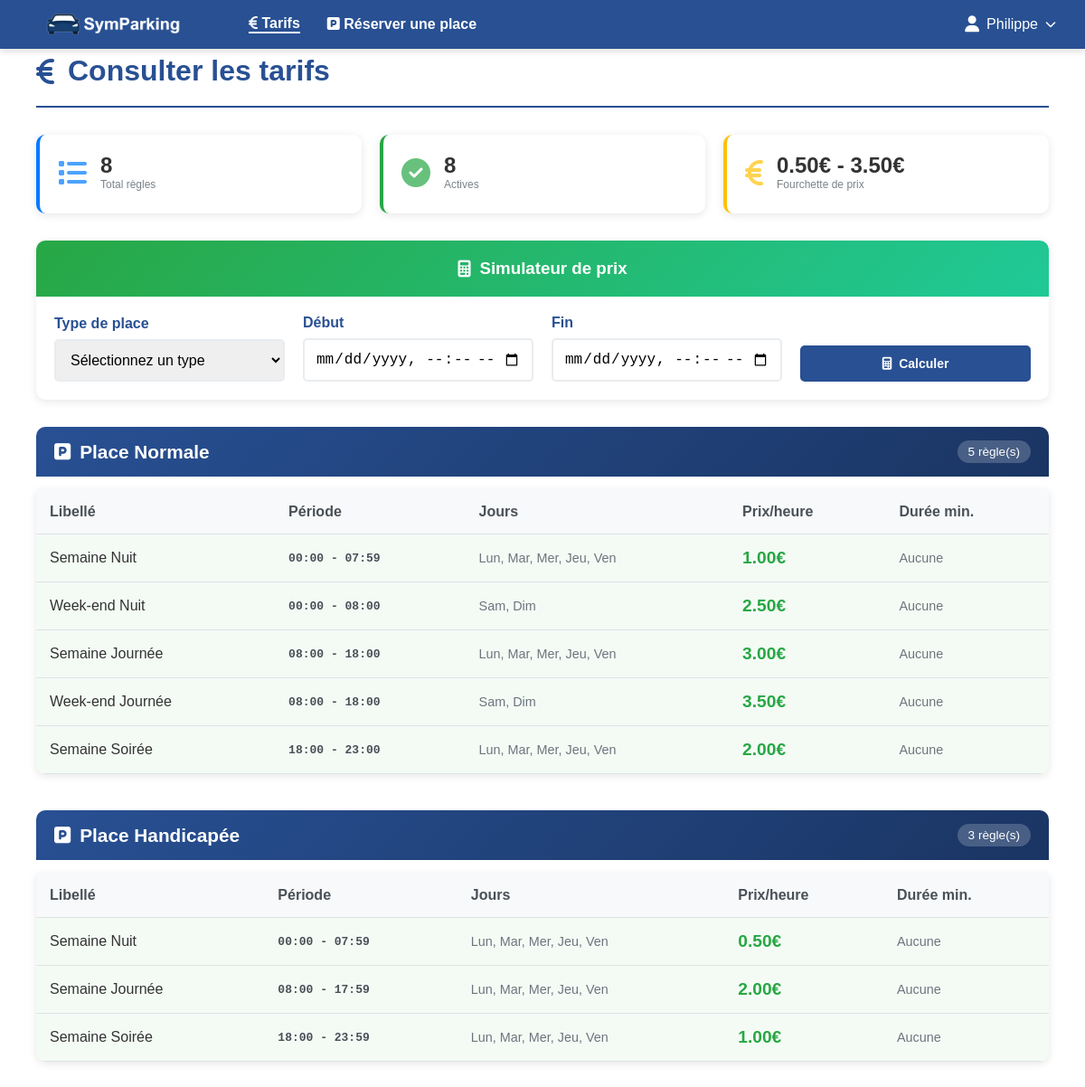
Page /index.php?component=pricing (signed in) on the committed database.
### tables this page shows
CREATE TABLE IF NOT EXISTS `pricing` (
  `id` int NOT NULL AUTO_INCREMENT,
  `label` varchar(100) DEFAULT NULL,
  `spot_type` int DEFAULT NULL,
  `start_hour` time DEFAULT NULL,
  `end_hour` time DEFAULT NULL,
  `days` set('mon','tue','wed','thu','fri','sat','sun') DEFAULT NULL,
  `price_per_hour` decimal(6,2) DEFAULT NULL,
  `min_duration_minutes` int DEFAULT '0',
  `active` tinyint(1) DEFAULT '1',
  PRIMARY KEY (`id`)
);

### Includes/functions.php (called while the page is built, shortened)
<?php
if (!function_exists('isAdmin')) {
    function isAdmin(): bool {
        return isset($_SESSION['auth']) && $_SESSION['auth'] && ($_SESSION['role'] ?? 1) === 2;
    }
}

### Model/pricing.php (called while the page is built, shortened)
<?php
function getAllPricingRules(PDO $pdo, bool $activeOnly = false): array {
    $whereClause = $activeOnly ? ' WHERE active = 1' : '';
    $query = "SELECT pr.*,
                CASE pr.spot_type
                    WHEN 1 THEN 'Normale'
                    WHEN 2 THEN 'Handicapée'
                    WHEN 3 THEN 'Réservée'
                    ELSE 'Inconnue'
                END as spot_type_name
              FROM pricing pr" . $whereClause . "
              ORDER BY pr.spot_type ASC, pr.start_hour ASC";
    $res = $pdo->query($query);
    return $res->fetchAll(PDO::FETCH_ASSOC);
}
function getSpotTypesForPricing(): array {
    return [
        1 => 'Place Normale',
        2 => 'Place Handicapée',
        3 => 'Place Réservée'
    ];
}
function getDaysOfWeek(): array {
    return [
        'mon' => 'Lundi',
        'tue' => 'Mardi',
        'wed' => 'Mercredi',
        'thu' => 'Jeudi',
        'fri' => 'Vendredi',
        'sat' => 'Samedi',
        'sun' => 'Dimanche'
    ];
}
function getPricingStats(PDO $pdo): array {
    $stats = [];
    $query = "SELECT COUNT(*) as total FROM pricing";
    $res = $pdo->query($query);
    $stats['total'] = $res->fetch(PDO::FETCH_ASSOC)['total'];
    $query = "SELECT COUNT(*) as active FROM pricing WHERE active = 1";
    $res = $pdo->query($query);
    $stats['active'] = $res->fetch(PDO::FETCH_ASSOC)['active'];
    $stats['inactive'] = $stats['total'] - $stats['active'];
    $query = "SELECT MIN(price_per_hour) as min_price, MAX(price_per_hour) as max_price FROM pricing WHERE active = 1";
    $res = $pdo->query($query);
    $priceRange = $res->fetch(PDO::FETCH_ASSOC);
    $stats['min_price'] = $priceRange['min_price'] ?? 0;
    $stats['max_price'] = $priceRange['max_price'] ?? 0;
    return $stats;
}

### View/pricing.php (the view, shortened to what this page needs)
<div class="pricing-container">
    <div class="pricing-header">
        <h1>
            <i class="fas fa-euro-sign"></i>
            <?= isAdmin() ? 'Gestion des tarifs' : 'Consulter les tarifs' ?>
        </h1>
    </div>
    <div class="stats-container">
        <div class="stat-card total">
            <div class="stat-icon">
                <i class="fas fa-list"></i>
            </div>
            <div class="stat-info">
                <div class="stat-number"><?= $stats['total'] ?></div>
                <div class="stat-label">Total règles</div>
            </div>
        </div>
        <div class="stat-card active">
            <div class="stat-icon">
                <i class="fas fa-check-circle"></i>
            </div>
            <div class="stat-info">
                <div class="stat-number"><?= $stats['active'] ?></div>
                <div class="stat-label">Actives</div>
            </div>
        </div>
        <div class="stat-card price-range">
            <div class="stat-icon">
                <i class="fas fa-euro-sign"></i>
            </div>
            <div class="stat-info">
                <div class="stat-number"><?= number_format($stats['min_price'], 2) ?>€ - <?= number_format($stats['max_price'], 2) ?>€</div>
                <div class="stat-label">Fourchette de prix</div>
            </div>
        </div>
    </div>
    <?php if (!isAdmin()): ?>
        <div class="price-calculator">
            <div class="calculator-card">
                <div class="calculator-header">
                    <h3>
                        <i class="fas fa-calculator"></i>
                        Simulateur de prix
                    </h3>
                </div>
                <div class="calculator-body">
                    <div class="calculator-form">
                        <div class="form-row">
                            <div class="form-group">
                                <label for="calc_spot_type">Type de place</label>
                                <select id="calc_spot_type" class="form-control">
                                    <option value="">Sélectionnez un type</option>
                                </select>
                            </div>
                            <div class="form-group">
                                <label for="calc_start_time">Début</label>
                                <input type="datetime-local" id="calc_start_time" class="form-control"
                                       min="<?= date('Y-m-d\TH:i', strtotime('+1 hour')) ?>">
                            </div>
                            <div class="form-group">
                                <label for="calc_end_time">Fin</label>
                                <input type="datetime-local" id="calc_end_time" class="form-control">
                            </div>
                            <div class="form-group">
                                <button type="button" onclick="calculatePrice()" class="btn btn-primary">
                                    <i class="fas fa-calculator"></i>
                                    Calculer
                                </button>
                            </div>
                        </div>
                    </div>
                </div>
            </div>
        </div>
    <?php endif; ?>
    <?php
    $rulesByType = [];
    foreach ($rules as $rule) {
        $rulesByType[$rule['spot_type']][] = $rule;
    }
    ?>
    <?php foreach ($spotTypes as $typeId => $typeName): ?>
        <?php if (isset($rulesByType[$typeId])): ?>
            <div class="spot-type-section">
                <div class="section-header">
                    <h2>
                        <i class="fas fa-parking"></i>
                        <?= htmlspecialchars($typeName) ?>
                    </h2>
                    <span class="rules-count"><?= count($rulesByType[$typeId]) ?> règle(s)</span>
                </div>
                <div class="rules-table-container">
                    <table class="rules-table">
                        <thead>
                        <tr>
                            <th>Libellé</th>
                            <th>Période</th>
                            <th>Jours</th>
                            <th>Prix/heure</th>
                            <th>Durée min.</th>
                        </tr>
                        </thead>
                        <tbody>
                        <?php foreach ($rulesByType[$typeId] as $rule): ?>
                            <tr class="<?= $rule['active'] ? 'active-rule' : 'inactive-rule' ?>">
                                <td>
                                    <div class="rule-label">
                                        <?= htmlspecialchars($rule['label']) ?>
                                    </div>
                                </td>
                                <td>
                                    <div class="time-period">
                                        <?= date('H:i', strtotime($rule['start_hour'])) ?>
                                        -
                                        <?= date('H:i', strtotime($rule['end_hour'])) ?>
                                    </div>
                                </td>
                                <td>
                                    <div class="days-list">
                                        <?php
                                        $ruleDays = explode(',', $rule['days']);
                                        $dayNames = [];
                                        foreach ($ruleDays as $day) {
                                            if (isset($daysOfWeek[$day])) {
                                                $dayNames[] = substr($daysOfWeek[$day], 0, 3);
                                            }
                                        }
                                        echo implode(', ', $dayNames);
                                        ?>
                                    </div>
                                </td>
                                <td>
                                    <div class="price-value">
                                        <?= number_format((float)$rule['price_per_hour'], 2) ?>€
                                    </div>
                                </td>
                                <td>
                                    <div class="min-duration">
                                        <?= $rule['min_duration_minutes'] > 0 ? $rule['min_duration_minutes'] . ' min' : 'Aucune' ?>
                                    </div>
                                </td>
                            </tr>
                        <?php endforeach; ?>
                        </tbody>
                    </table>
                </div>
            </div>
        <?php endif; ?>
    <?php endforeach; ?>
</div>

### assets/CSS/style.css (style rules this page uses)
body { margin: 0; padding: 0; background-color: #fff; font-family: Arial, sans-serif; min-height: 100vh; }
.btn { display: inline-flex; align-items: center; justify-content: center; gap: 8px; padding: 10px 20px; border: none; border-radius: 5px; text-decoration: none; font-weight: bold; cursor: pointer; transition: all 0.3s ease; font-size: 14px; line-height: 1; box-sizing: border-box; height: 40px; font-family: Arial, sans-serif; }
.btn-primary { background-color: #285093; color: white; }
.input-field, .form-input, .form-control, .form-control-quick { padding: 12px; border: 2px solid #e9ecef; border-radius: 5px; font-size: 16px; box-sizing: border-box; transition: all 0.3s ease; }
.form-input, .form-control, .form-control-quick { width: 100%; border: 2px solid #e9ecef; }
.form-group, .form-group-quick { display: flex; flex-direction: column; gap: 8px; }
.form-group label, .form-group-quick label { font-weight: bold; color: #285093; display: flex; align-items: center; gap: 8px; }
.form-row { display: grid; grid-template-columns: repeat(auto-fit, minmax(200px, 1fr)); gap: 20px; align-items: end; }
.users-container, .pricing-container { max-width: 1200px; margin: 0 auto; padding: 20px; }
.pricing-container { max-width: 1400px; }
.users-header, .pricing-header, .user-form-header { display: flex; justify-content: space-between; align-items: center; margin-bottom: 30px; padding-bottom: 20px; border-bottom: 2px solid #285093; }
.users-header h1, .pricing-header h1, .user-form-header h1 { color: #285093; margin: 0; font-size: 2rem; display: flex; align-items: center; gap: 15px; }
.users-table-container, .rules-table-container { background: white; border-radius: 10px; box-shadow: 0 4px 6px rgba(0, 0, 0, 0.1); overflow: hidden; margin-bottom: 30px; }
.rules-table-container { border-radius: 0 0 10px 10px; box-shadow: 0 2px 10px rgba(0, 0, 0, 0.1); }
.users-table, .rules-table { width: 100%; border-collapse: collapse; }
.users-table thead, .rules-table thead { background-color: #285093; color: white; }
.rules-table th { background: #f8f9fa; color: #495057; border-bottom: 2px solid #dee2e6; }
.users-table th, .users-table td, .rules-table th, .rules-table td { padding: 15px; text-align: left; border-bottom: 1px solid #dee2e6; vertical-align: middle; }
.stats-container { display: grid; grid-template-columns: repeat(auto-fit, minmax(200px, 1fr)); gap: 20px; margin-bottom: 30px; }
.stat-card { background: white; padding: 20px; border-radius: 10px; box-shadow: 0 2px 10px rgba(0, 0, 0, 0.1); display: flex; align-items: center; gap: 15px; border-left: 4px solid; }
.stat-card.total { border-left-color: #007bff; }
.stat-card.active { border-left-color: #28a745; }
.stat-card.price-range { border-left-color: #ffc107; }
.stat-icon { font-size: 2rem; opacity: 0.7; }
.stat-card.total .stat-icon { color: #007bff; }
.stat-card.active .stat-icon { color: #28a745; }
.stat-card.price-range .stat-icon { color: #ffc107; }
.stat-number { font-size: 1.5rem; font-weight: bold; color: #333; }
.stat-label { color: #6c757d; font-size: 0.9rem; }
.price-calculator { margin-bottom: 30px; }
.calculator-card { background: white; border-radius: 10px; box-shadow: 0 2px 10px rgba(0, 0, 0, 0.1); overflow: hidden; }
.calculator-header { background: linear-gradient(135deg, #28a745, #20c997); color: white; padding: 20px; text-align: center; }
.calculator-header h3 { margin: 0; display: flex; align-items: center; justify-content: center; gap: 10px; }
.calculator-body { padding: 20px; }
.spot-type-section { margin-bottom: 40px; }
.section-header { display: flex; justify-content: space-between; align-items: center; margin-bottom: 15px; padding: 15px 20px; background: linear-gradient(135deg, #285093, #1a3563); color: white; border-radius: 10px 10px 0 0; }
.section-header h2 { margin: 0; font-size: 1.3rem; display: flex; align-items: center; gap: 10px; }
.rules-count { background: rgba(255, 255, 255, 0.2); padding: 5px 12px; border-radius: 15px; font-size: 0.85rem; }
.active-rule { background: rgba(40, 167, 69, 0.05); }
.rule-label { font-weight: 500; color: #333; }
.time-period { font-family: monospace; font-weight: 600; color: #495057; }
.days-list { font-size: 0.9rem; color: #6c757d; }
.price-value { font-size: 1.2rem; font-weight: bold; color: #28a745; }
.min-duration { font-size: 0.9rem; color: #6c757d; }
.stat-label { font-size: 12px; margin-bottom: 5px; opacity: 0.9; }

### rows in the picture
pricing: id "8", price_per_hour "3.50", label "Week-end Journée", start_hour "08:00", end_hour "18:00", dayNames "Sam, Dim", min_duration_minutes "Aucune"
pricing: label "Semaine Nuit", start_hour "00:00", end_hour "07:59", dayNames "Lun, Mar, Mer, Jeu, Ven", price_per_hour "1.00", min_duration_minutes "Aucune"
pricing: label "Week-end Nuit", start_hour "00:00", end_hour "08:00", dayNames "Sam, Dim", price_per_hour "2.50", min_duration_minutes "Aucune"
pricing: label "Semaine Journée", start_hour "08:00", end_hour "18:00", dayNames "Lun, Mar, Mer, Jeu, Ven", price_per_hour "3.00", min_duration_minutes "Aucune"
pricing: label "Semaine Soirée", start_hour "18:00", end_hour "23:00", dayNames "Lun, Mar, Mer, Jeu, Ven", price_per_hour "2.00", min_duration_minutes "Aucune"
pricing: label "Semaine Nuit", start_hour "00:00", end_hour "07:59", dayNames "Lun, Mar, Mer, Jeu, Ven", price_per_hour "0.50", min_duration_minutes "Aucune"
pricing: label "Semaine Journée", start_hour "08:00", end_hour "17:59", dayNames "Lun, Mar, Mer, Jeu, Ven", price_per_hour "2.00", min_duration_minutes "Aucune"
pricing: label "Semaine Soirée", start_hour "18:00", end_hour "23:59", dayNames "Lun, Mar, Mer, Jeu, Ven", price_per_hour "1.00", min_duration_minutes "Aucune"

### other values in the picture
$_SESSION['username'] "Philippe"
$stats['min_price'] "0.50"
$typeName "Place Normale"
count($rulesByType[$typeId]) "5"
$typeName "Place Handicapée"
count($rulesByType[$typeId]) "3"
